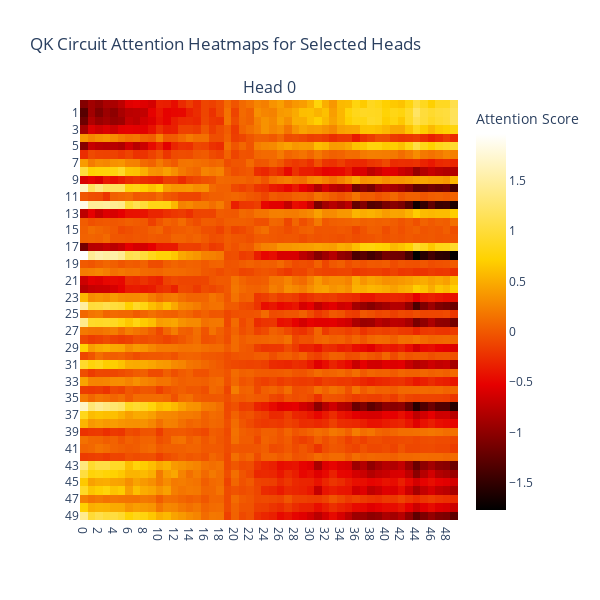

Source (notebook cell):
### Code cell
layer = 0  # The layer you want to visualize
querypos = -1  # Position for the query embedding
keypos = -1  # Position for the key embedding
selected_heads = [0]  # Choose specific attention heads to visualize (e.g., head 0, head 1, head 3)


# Example 1: Plot QK heatmap for specific heads
plot_qk_heatmap(model, layer=layer, selected_heads=selected_heads, only_posembed=False, keypos=keypos, querypos=querypos)

### Figure 1 — Plotly figure (JSON) as saved in the notebook; plotly's stock layout.template omitted (floating-point values rounded to 4 significant figures; data arrays with more than 128 entries replaced by an {"elided": "..."} marker saying what was removed)
{"data": [{"colorbar": {"title": {"text": "Attention Score"}}, "colorscale": [[0, "rgb(0,0,0)"], [0.3333, "rgb(230,0,0)"], [0.6667, "rgb(255,210,0)"], [1, "rgb(255,255,255)"]], "type": "heatmap", "x": ["0", "1", "2", "3", "4", "5", "6", "7", "8", "9", "10", "11", "12", "13", "14", "15", "16", "17", "18", "19", "20", "21", "22", "23", "24", "25", "26", "27", "28", "29", "30", "31", "32", "33", "34", "35", "36", "37", "38", "39", "40", "41", "42", "43", "44", "45", "46", "47", "48", "49"], "xaxis": "x", "y": ["49", "48", "47", "46", "45", "44", "43", "42", "41", "40", "39", "38", "37", "36", "35", "34", "33", "32", "31", "30", "29", "28", "27", "26", "25", "24", "23", "22", "21", "20", "19", "18", "17", "16", "15", "14", "13", "12", "11", "10", "9", "8", "7", "6", "5", "4", "3", "2", "1", "0"], "yaxis": "y", "z": {"elided": "50x50 float values"}}], "layout": {"annotations": [{"font": {"size": 16}, "showarrow": false, "text": "Head 0", "x": 0.5, "xanchor": "center", "xref": "paper", "y": 1, "yanchor": "bottom", "yref": "paper"}], "height": 600, "showlegend": false, "title": {"text": "QK Circuit Attention Heatmaps for Selected Heads"}, "width": 600, "xaxis": {"anchor": "y", "domain": [0, 1]}, "yaxis": {"anchor": "x", "domain": [0, 1]}}}
